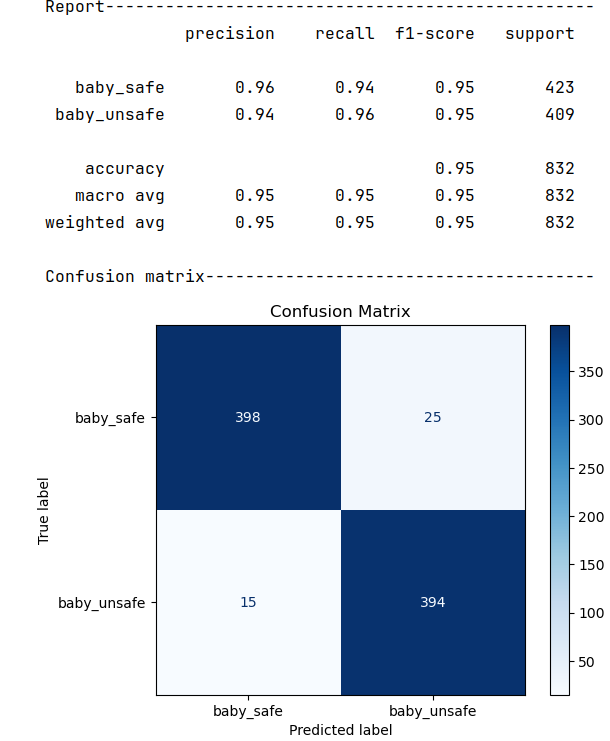
#> input picture best_classifiers_metrics.png, 610 x 741 px
$ python -i video_utils.py   (imports and definitions only)
#> lines starting #> are read from the running program, lines starting #| are printed output that depends on the picture
#> further down, picture is the input picture: shape (741, 610, 3); mean B, G, R 226.1, 215.9, 208.3
import os
import cv2
import numpy as np
from collections import deque
import matplotlib.pyplot as plt
import torch
from IPython.display import HTML


# [38 lines left out: function draw_keypoints_on_frame, not called in this run]


# ===============================
# CLAHE (Contrast Limited Adaptive Histogram Equalization)
# ===============================
def apply_clahe(frame):
    lab = cv2.cvtColor(frame, cv2.COLOR_BGR2LAB)
#> lab: shape (741, 610, 3); mean of channels 0, 1, 2 217.1, 129.7, 121.6
    l, a, b = cv2.split(lab)
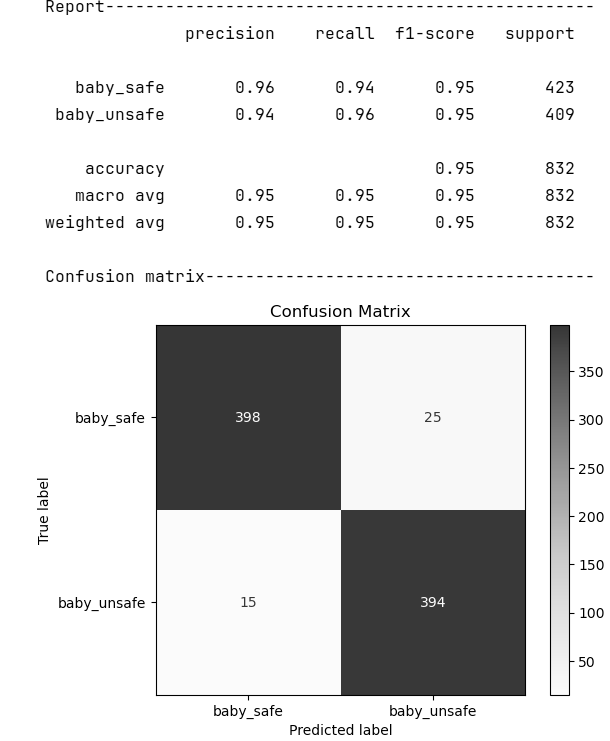
#> l: shape (741, 610); min 0, max 255, mean 217.1
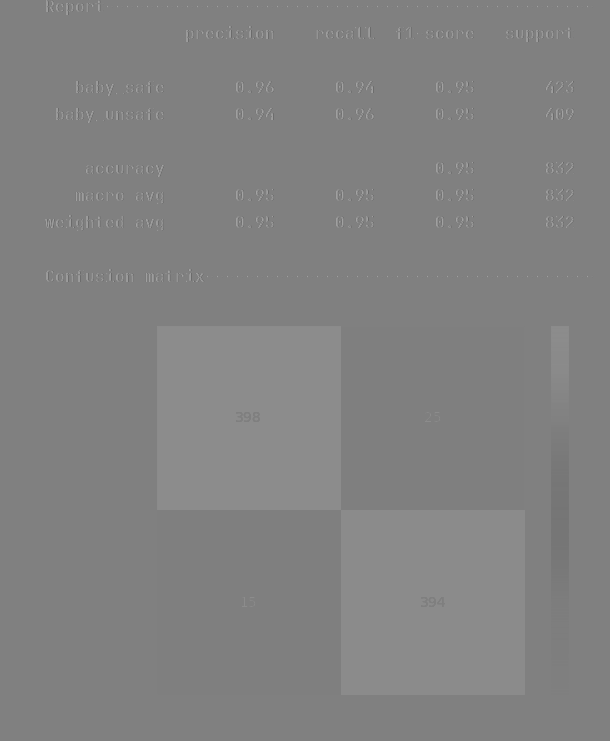
#> a: shape (741, 610); min 106, max 163, mean 129.7
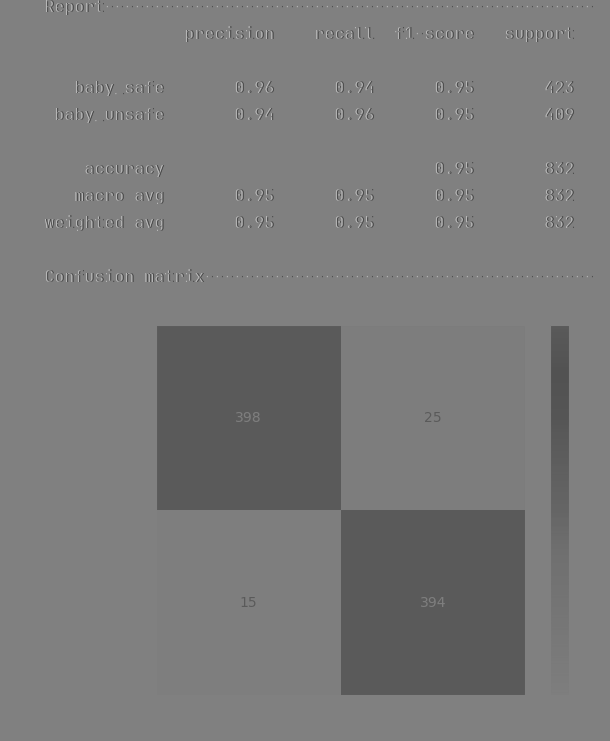
#> b: shape (741, 610); min 76, max 183, mean 121.6

    clahe = cv2.createCLAHE(clipLimit=2.0, tileGridSize=(8, 8))
    l_clahe = clahe.apply(l)

    merged = cv2.merge((l_clahe, a, b))
#> merged: shape (741, 610, 3); mean of channels 0, 1, 2 217.3, 129.7, 121.6
    return cv2.cvtColor(merged, cv2.COLOR_LAB2BGR)


# [529 lines left out: functions enhance_contrast_brightness, get_video_properties, draw_bounding_boxes, process_video, process_video_mlp, count_zero_nonzero and 1 more, not called in this run]

>>> import cv2
>>> picture = cv2.imread('../best_classifiers_metrics.png')
>>> result = apply_clahe(picture)
